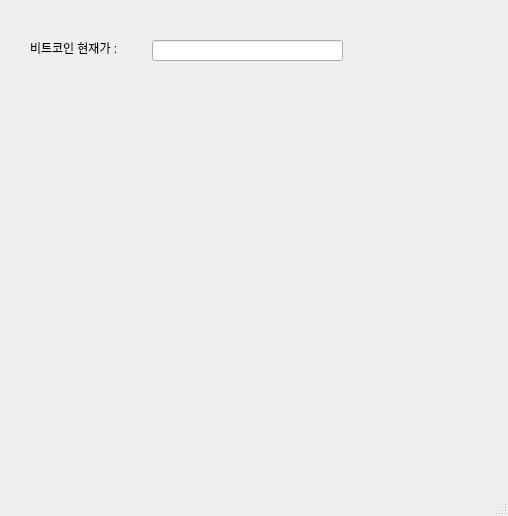
<?xml version="1.0" encoding="UTF-8"?>
<ui version="4.0">
 <class>MainWindow</class>
 <widget class="QMainWindow" name="MainWindow">
  <property name="geometry">
   <rect>
    <x>0</x>
    <y>0</y>
    <width>508</width>
    <height>516</height>
   </rect>
  </property>
  <property name="windowTitle">
   <string>MainWindow</string>
  </property>
  <widget class="QWidget" name="centralwidget">
   <widget class="QLabel" name="label">
    <property name="geometry">
     <rect>
      <x>30</x>
      <y>40</y>
      <width>131</width>
      <height>16</height>
     </rect>
    </property>
    <property name="text">
     <string>비트코인 현재가 :</string>
    </property>
   </widget>
   <widget class="QLineEdit" name="bprice">
    <property name="geometry">
     <rect>
      <x>152</x>
      <y>40</y>
      <width>191</width>
      <height>21</height>
     </rect>
    </property>
   </widget>
  </widget>
  <widget class="QMenuBar" name="menubar">
   <property name="geometry">
    <rect>
     <x>0</x>
     <y>0</y>
     <width>508</width>
     <height>26</height>
    </rect>
   </property>
  </widget>
  <widget class="QStatusBar" name="statusbar"/>
 </widget>
 <resources/>
 <connections/>
</ui>
